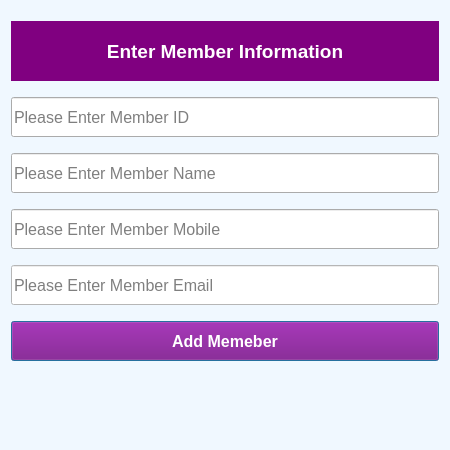
<?xml version="1.0" encoding="UTF-8"?>
<ui version="4.0">
 <class>Dialog</class>
 <widget class="QDialog" name="Dialog">
  <property name="geometry">
   <rect>
    <x>0</x>
    <y>0</y>
    <width>450</width>
    <height>450</height>
   </rect>
  </property>
  <property name="windowTitle">
   <string>Dialog</string>
  </property>
  <property name="styleSheet">
   <string notr="true">QDialog {
background-color: #f0f8ff
}</string>
  </property>
  <layout class="QVBoxLayout" name="verticalLayout">
   <item>
    <widget class="QLabel" name="label">
     <property name="maximumSize">
      <size>
       <width>16777215</width>
       <height>60</height>
      </size>
     </property>
     <property name="font">
      <font>
       <pointsize>14</pointsize>
       <bold>true</bold>
      </font>
     </property>
     <property name="styleSheet">
      <string notr="true">QLabel {
background-color:purple;
color: white
}</string>
     </property>
     <property name="text">
      <string>Enter Member Information</string>
     </property>
     <property name="alignment">
      <set>Qt::AlignCenter</set>
     </property>
    </widget>
   </item>
   <item>
    <widget class="QLineEdit" name="lineEdit_memberid">
     <property name="maximumSize">
      <size>
       <width>16777215</width>
       <height>40</height>
      </size>
     </property>
     <property name="font">
      <font>
       <pointsize>12</pointsize>
      </font>
     </property>
     <property name="placeholderText">
      <string>Please Enter Member ID</string>
     </property>
    </widget>
   </item>
   <item>
    <widget class="QLineEdit" name="lineEdit_membername">
     <property name="maximumSize">
      <size>
       <width>16777215</width>
       <height>40</height>
      </size>
     </property>
     <property name="font">
      <font>
       <pointsize>12</pointsize>
      </font>
     </property>
     <property name="placeholderText">
      <string>Please Enter Member Name</string>
     </property>
    </widget>
   </item>
   <item>
    <widget class="QLineEdit" name="lineEdit_membermobile">
     <property name="maximumSize">
      <size>
       <width>16777215</width>
       <height>40</height>
      </size>
     </property>
     <property name="font">
      <font>
       <pointsize>12</pointsize>
      </font>
     </property>
     <property name="placeholderText">
      <string>Please Enter Member Mobile</string>
     </property>
    </widget>
   </item>
   <item>
    <widget class="QLineEdit" name="lineEdit_memberemail">
     <property name="maximumSize">
      <size>
       <width>16777215</width>
       <height>40</height>
      </size>
     </property>
     <property name="font">
      <font>
       <pointsize>12</pointsize>
      </font>
     </property>
     <property name="styleSheet">
      <string notr="true">QLineEdit {
background-color: white
}</string>
     </property>
     <property name="placeholderText">
      <string>Please Enter Member Email</string>
     </property>
    </widget>
   </item>
   <item>
    <widget class="QPushButton" name="pushButton_addmemeber">
     <property name="maximumSize">
      <size>
       <width>16777215</width>
       <height>40</height>
      </size>
     </property>
     <property name="font">
      <font>
       <pointsize>12</pointsize>
       <bold>true</bold>
      </font>
     </property>
     <property name="styleSheet">
      <string notr="true">QPushButton {
background-color: purple;
color: white
}</string>
     </property>
     <property name="text">
      <string>Add Memeber</string>
     </property>
    </widget>
   </item>
   <item>
    <widget class="QLabel" name="label_result">
     <property name="maximumSize">
      <size>
       <width>16777215</width>
       <height>50</height>
      </size>
     </property>
     <property name="font">
      <font>
       <pointsize>10</pointsize>
       <bold>true</bold>
      </font>
     </property>
     <property name="text">
      <string/>
     </property>
    </widget>
   </item>
  </layout>
 </widget>
 <resources/>
 <connections/>
</ui>
